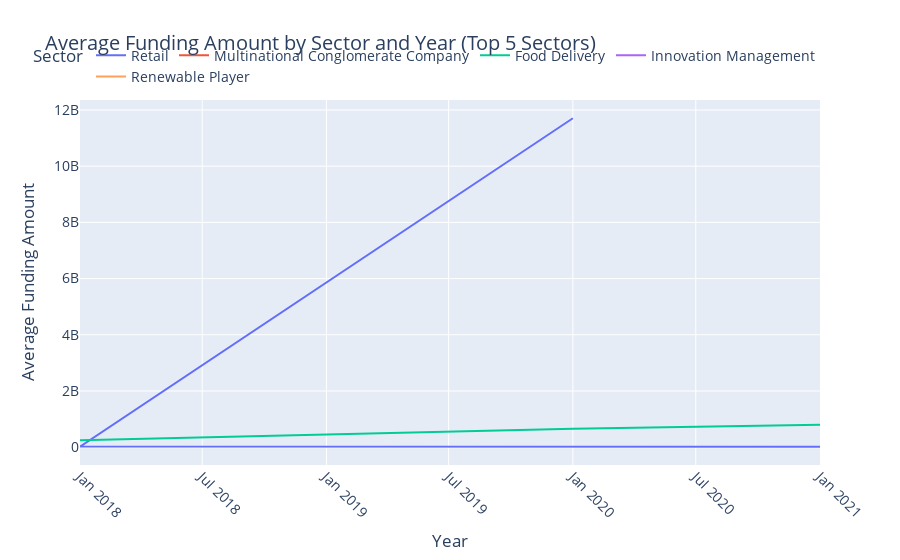

Source (notebook cell):
### Code cell
# Select the top 10 sectors
top_5_sectors = average_funding.groupby('Sector')['Amount'].mean().sort_values(ascending=False).head(5).reset_index()

# Filter the data for the top 10 sectors
filtered_data = average_funding[average_funding['Sector'].isin(top_5_sectors['Sector'])]

# Create the line plot
fig = px.line(filtered_data, x='Year', y='Amount', color='Sector', title='Average Funding Amount by Sector and Year (Top 5 Sectors)')

# Customize the plot
fig.update_layout(
    xaxis_title='Year',
    yaxis_title='Average Funding Amount',
    legend_title='Sector',
    legend=dict(orientation='h', yanchor='bottom', y=1.02, xanchor='right', x=1),
    font=dict(size=14)
)

# Rotate the x-axis tick labels
fig.update_xaxes(tickangle=45)

# Show the plot
fig.show()

### Figure 1 — Plotly figure (JSON) as saved in the notebook; plotly's stock layout.template omitted (floating-point values rounded to 4 significant figures)
{"data": [{"hovertemplate": "Sector=Retail<br>Year=%{x}<br>Amount=%{y}<extra></extra>", "legendgroup": "Retail", "line": {"color": "#636efa", "dash": "solid"}, "marker": {"symbol": "circle"}, "mode": "lines", "name": "Retail", "orientation": "v", "showlegend": true, "type": "scatter", "x": ["2020-01-01T00:00:00", "2018-01-01T00:00:00", "2021-01-01T00:00:00"], "xaxis": "x", "y": [11710000000.0, 19615000, 14930000.0], "yaxis": "y"}, {"hovertemplate": "Sector=Multinational Conglomerate Company<br>Year=%{x}<br>Amount=%{y}<extra></extra>", "legendgroup": "Multinational Conglomerate Company", "line": {"color": "#EF553B", "dash": "solid"}, "marker": {"symbol": "circle"}, "mode": "lines", "name": "Multinational Conglomerate Company", "orientation": "v", "showlegend": true, "type": "scatter", "x": ["2020-01-01T00:00:00"], "xaxis": "x", "y": [2200000000], "yaxis": "y"}, {"hovertemplate": "Sector=Food Delivery<br>Year=%{x}<br>Amount=%{y}<extra></extra>", "legendgroup": "Food Delivery", "line": {"color": "#00cc96", "dash": "solid"}, "marker": {"symbol": "circle"}, "mode": "lines", "name": "Food Delivery", "orientation": "v", "showlegend": true, "type": "scatter", "x": ["2021-01-01T00:00:00", "2020-01-01T00:00:00", "2018-01-01T00:00:00"], "xaxis": "x", "y": [800000000, 660000000, 243060000], "yaxis": "y"}, {"hovertemplate": "Sector=Innovation Management<br>Year=%{x}<br>Amount=%{y}<extra></extra>", "legendgroup": "Innovation Management", "line": {"color": "#ab63fa", "dash": "solid"}, "marker": {"symbol": "circle"}, "mode": "lines", "name": "Innovation Management", "orientation": "v", "showlegend": true, "type": "scatter", "x": ["2021-01-01T00:00:00"], "xaxis": "x", "y": [500250000], "yaxis": "y"}, {"hovertemplate": "Sector=Renewable Player<br>Year=%{x}<br>Amount=%{y}<extra></extra>", "legendgroup": "Renewable Player", "line": {"color": "#FFA15A", "dash": "solid"}, "marker": {"symbol": "circle"}, "mode": "lines", "name": "Renewable Player", "orientation": "v", "showlegend": true, "type": "scatter", "x": ["2020-01-01T00:00:00"], "xaxis": "x", "y": [390000000], "yaxis": "y"}], "layout": {"font": {"size": 14}, "legend": {"orientation": "h", "title": {"text": "Sector"}, "tracegroupgap": 0, "x": 1, "xanchor": "right", "y": 1.02, "yanchor": "bottom"}, "title": {"text": "Average Funding Amount by Sector and Year (Top 5 Sectors)"}, "xaxis": {"anchor": "y", "domain": [0, 1], "tickangle": 45, "title": {"text": "Year"}}, "yaxis": {"anchor": "x", "domain": [0, 1], "title": {"text": "Average Funding Amount"}}}}
